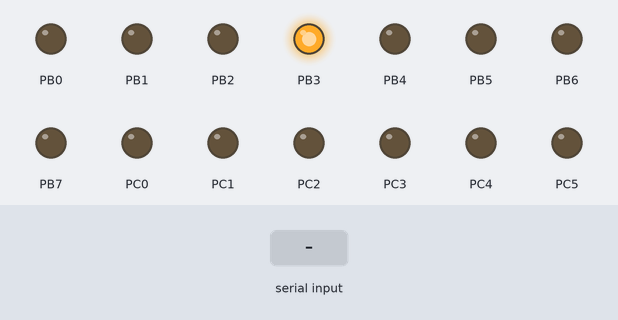
The program below on a simulated ATmega328P, built with avr-gcc and emulated at 16 MHz. Parts: output pins drawn as LEDs (lit = HIGH). The test bench sets the inputs (shaded band).

Above: at 1.2 s.
1.3 s: "1" received over Serial
Timing chart, 0 to 4.3 s (numbered marks = the images above; inputs shaded):
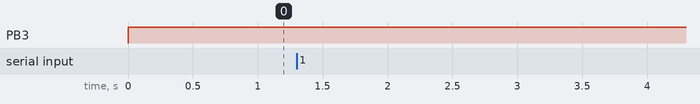

The program:

main.c
```c
#include <avr/io.h>
#include <avr/interrupt.h>
#include <util/delay.h>

// Define relevant registers in the slave device
// #include "register_map.h"
// Version information, for late queries and such.
// #include "version.h"

#define IR_FREQ 38000L
#define FLICKER 3750
#define F_CPU 16000000	// 16 MHz oscillator.
#define BaudRate 9600
#define MYUBRR (F_CPU / 16 / BaudRate ) - 1

volatile uint8_t ir_count;

void setup(void) {

    // Set chip to run at 16MHz
    CLKPR = (1 << CLKPCE);
    CLKPR = 0;

    // Set-up serial
    DDRD |= 1 << PD1;

    // CONFIGURE TIMER0
    // Configure 38Khz
    // Run the timer w/ a prescale
    TCCR0B = 1 << CS01;

    OCR0A = 25;     // regulates frequency. some number.
    OCR0B = 12;     // doesn't really do anything now...

    TCCR0A |= (1 << WGM01 ) | (1 << COM0B0);

    // Enable interrupts in the right places
    //TIMSK0 = 1 << OCIE0B;

    // CONFIGURE TIMER1
    TCCR1B |= (1 << WGM12) | (1 << CS11) | (1 << CS10);   // CTC + Clock scaling
    OCR1A = FLICKER / 64;

    TIMSK1 = (1 << OCIE1A); // Interrupt enable

    DDRB |= 0xff;
    DDRC |= 0xff;

}


/* Serial Funcs */
void serialInit() {
 	/*Set baud rate */
	UBRR0H = (unsigned char) (MYUBRR>>8);
	UBRR0L = (unsigned char) MYUBRR;
	/* Enable receiver and transmitter   */
	UCSR0B = (1<<RXEN0)|(1<<TXEN0);
	/* Frame format: 8data, No parity, 1stop bit */
	UCSR0C = (3<<UCSZ00);

}

unsigned char serialCheckRxComplete(void)
{
	return( UCSR0A & _BV(RXC0)) ;		// nonzero if serial data is available to read.
}

unsigned char serialCheckTxReady(void)
{
	return( UCSR0A & _BV(UDRE0) ) ;		// nonzero if transmit register is ready to receive new data.
}

unsigned char serialRead(void)
{
	while (serialCheckRxComplete() == 0)		// While data is NOT available to read
	{;;}
	return UDR0;
}

void serialWrite(unsigned char DataOut)
{
	while (serialCheckTxReady() == 0)		// while NOT ready to transmit
	{;;}
	UDR0 = DataOut;
}


ISR(TIMER1_COMPA_vect) {
    static uint8_t count;

    count = (count + 1) & 0b00111111;


    if(count < ir_count) {
        DDRD |= 1 << PD5;
    } else {
        PORTB |= (1 << PB3);
        DDRD &= 0;
    }

}


int inByteInt;
unsigned char inByte;
void loop() {
    sei();

	if (serialCheckRxComplete()) {

		inByte = serialRead();
        ir_count = (int) inByte;
        //ir_count = 32;
        /*
        for(i = 0; i < 64; i++) {
            ir_count = i;
            _delay_ms(15);
        }
        _delay_ms(220);
        for(i = 63; i >= 0; i--) {
            ir_count = i;
            _delay_ms(15);
        }
        _delay_ms(60);
        */

    }
    /*
    int readByte;
    unsigned char readBytes[4];


	if (serialCheckRxComplete()) {

        PORTC ^= (1 << PC0);

        //if(i > 3) {
        //    i = 0;
        //}

		inByte = serialRead();
        readByte = map(0, 9, 0, 64);
        ir_count = 32;

        if(inByte == ' ') {
            PORTB ^= (1 << PB4);
            ir_count = 32;
            //ir_count = atoi(readBytes);
        }

        //readBytes[i] = inByte;

        //i++;
    }
    PORTB |= (1 << PB4);
    _delay_ms(1000);
    PORTB &= ~(1 << PB4);
    _delay_ms(1000);
    ir_count = 32;
    */
}

int map(int x, int in_min, int in_max, int out_min, int out_max)
{
  return (x - in_min) * (out_max - out_min) / (in_max - in_min) + out_min;
}

int main(void) {

    setup();
    serialInit();
while(1) {
        loop();
    }

    return 0;
}
```
